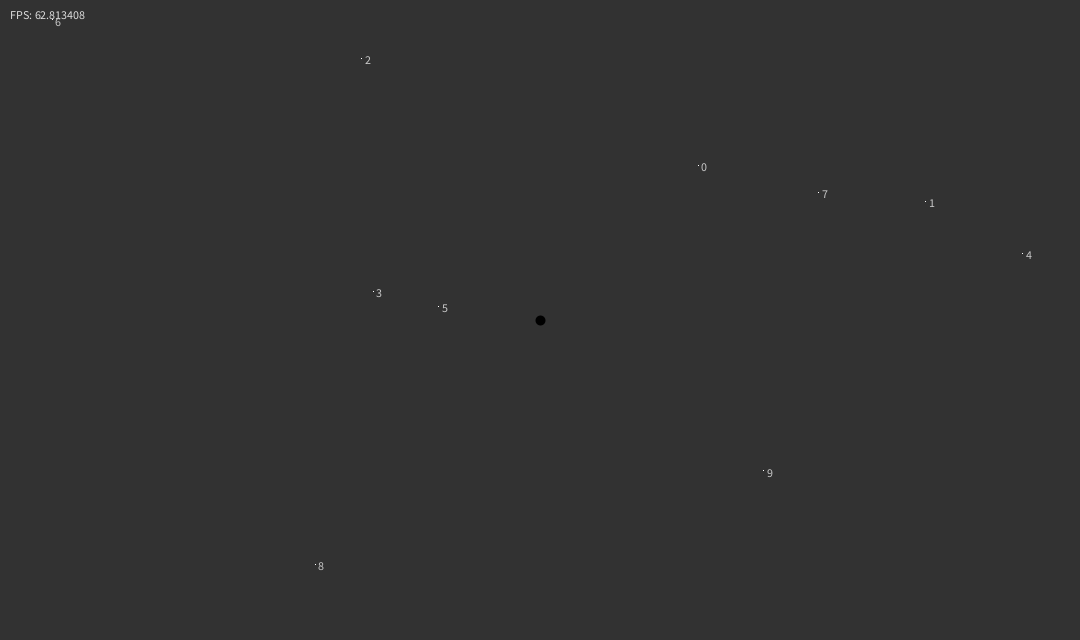
Frame 1 (no input)
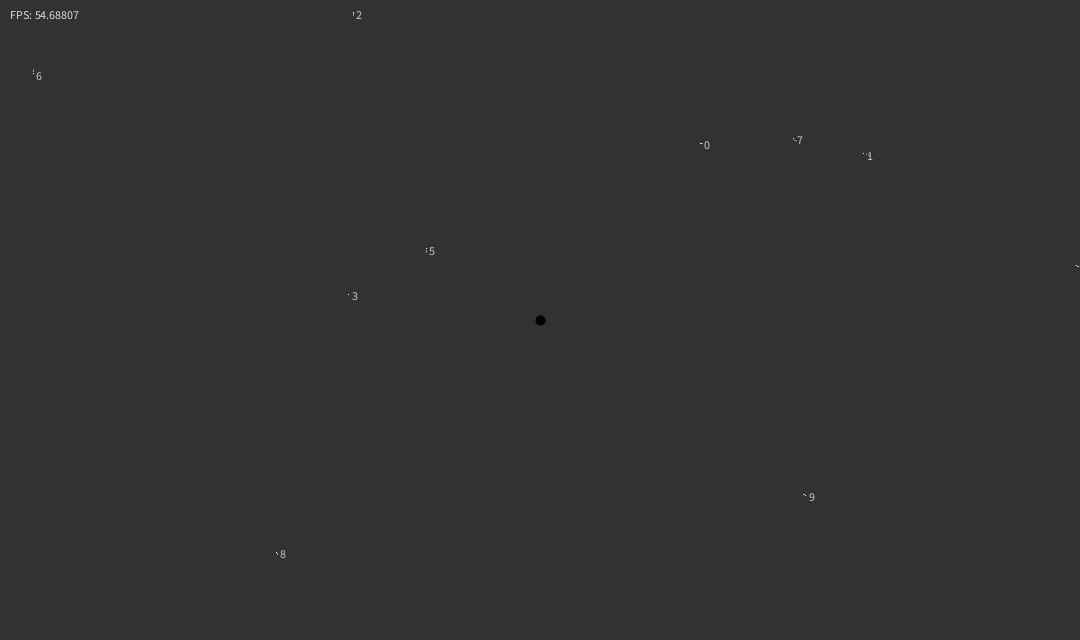
Frame 60 (the mouse pressed at the canvas centre just before this capture)
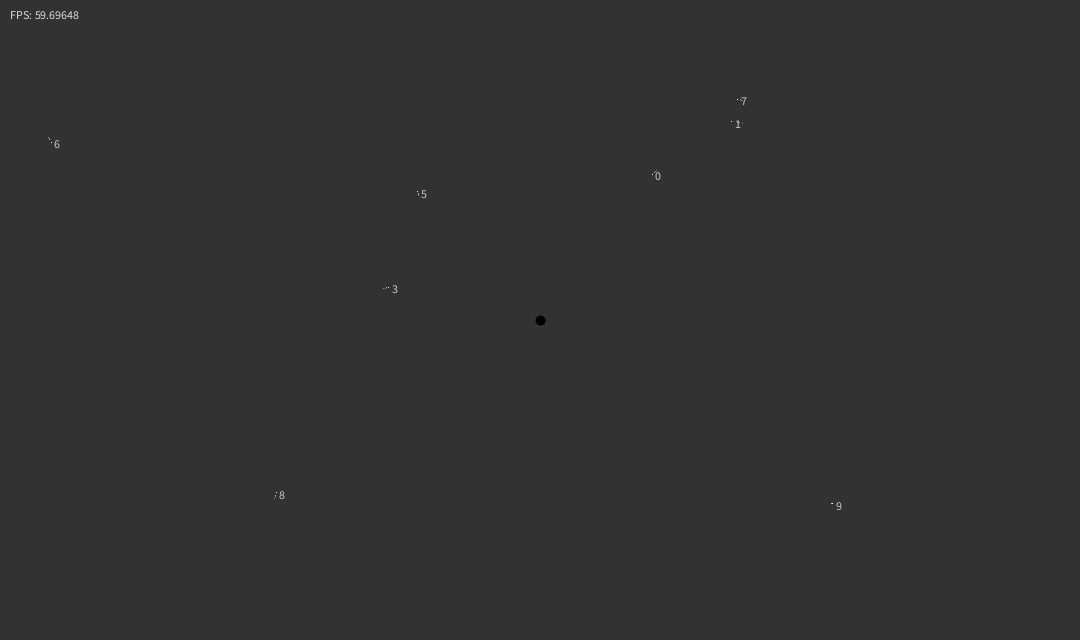
Frame 120 (the mouse held since frame 60 and released just before this capture)

The Processing sketch that drew these frames (run headless with seeded random() and noise(); from frame 60 on, the mouse is pressed at the canvas centre):

// Processing sketch: StarsImpactExplode
// ── StarsImpactExplode.pde
Blackhole[] bhs = new Blackhole[1];
ArrayList<Explosion> expl = new ArrayList<Explosion>();
Star[] stars = new Star[10];

void setup() {
    size(1080, 640);
    background(50);
    
    for (int i = 0; i < stars.length; i++) {
        stars[i] = new Star(floor(random(width)), floor(random(height)), random(5));
    }
    
    for (int i = 0; i < bhs.length; i++) {
        bhs[i] = new Blackhole(width / 2, height / 2, 5);
    }
}

void draw() {
    background(50);
    
    fill(220);
    noStroke();
    textAlign(LEFT, TOP);
    text("FPS: " + frameRate, 10, 10);
    
    // Update explosions
    for (int i = expl.size() - 1; i >= 0; i--) {
        Explosion exp = expl.get(i);
        exp.Update();
        exp.Render();
        
        if (exp.IsFinished()) {
            expl.remove(i);
        }
    }
    
    // Update and draw stars
    for (int i = 0; i < stars.length; i++) {
        // Do collision detection here. 
        Collisions();
        // If 2 stars collide, kill the stars, and replace with an explosion. 
        // An explosion will spread from the point of impact to a certain size, as each star intersects this explosion radius it is subjected to a repulsion force
        // The biggest the distance the weaker the force
        
        // If a star is at the end of its life, replace it with a new one
        if (stars[i].IsDead()) {
            stars[i] = new Star(floor(random(width)), floor(random(height)), random(1, 2));
        }
        
        stars[i].Update(bhs, stars, expl);
        stars[i].Render();
        fill(200);
        text(i, stars[i].pos.x + 3, stars[i].pos.y - 3);
    }
    
    // Draw blackholes
    for (int i = 0; i < bhs.length; i++) {
        bhs[i].Render();
    }
}

void Collisions() {
    for (int i = 0; i < stars.length - 1; i++) {
        for (int j = i + 1; j < stars.length; j++) {
            if (i != j && stars[i].CollidedWith(stars[j])) {
                //println("Bang! " + i + "-" + j);
                stars[i].Kill();
                stars[j].Kill();
                
                // Find mid point between stars and set explosion there
                PVector mid = PVector.sub(stars[i].pos, stars[j].pos);
                mid.div(2);
                PVector explosion = PVector.add(stars[i].pos, mid);
                expl.add(new Explosion(floor(explosion.x), floor(explosion.y)));
                
                //i = stars.length;
                j = stars.length;
            }
        }
    }
}
// ── Blackhole.pde
class Blackhole {
    PVector pos;
    //PVector vel;
    //PVector acc;
    
    float mass;
    
    public Blackhole(int x, int y, float m) {
        pos = new PVector(x, y);
        //vel = PVector.random2D();
        //acc = new PVector(0, 0);
        
        mass = m;
    }
    
    void Update() {
        
    }
    
    void Render() {
        stroke(0);
        strokeWeight(2 * mass);
        point(pos.x, pos.y);
    }
}
// ── Explosion.pde
class Explosion {
    PVector pos;
    int r;
    
    int life;
    
    public Explosion(int x, int y) {
        pos = new PVector(x, y);
        r = 1;
        life = 100;
    }
    
    boolean IsFinished() {
        return life <= 0;
    }
    
    void Update() {
        r++;
        life --;
    }
    
    void Render() {
        int alph = floor(map(life, 0, 100, 0, 100));
        fill(200, alph);
        noStroke();
        ellipse(pos.x, pos.y, r * 2, r * 2);
    }
}
// ── Star.pde
class Star {
    PVector pos;
    PVector[] tail;
    PVector lastPos;
    PVector vel;
    PVector acc;
    
    float mass;
    float life;
    float collisionRadius;
    
    public Star(int x, int y, float m) {
        pos = new PVector(x, y);
        vel = PVector.random2D();
        acc = new PVector(0, 0);
        
        tail = new PVector[5];
        lastPos = pos;
        
        // Initialise tail with all the same to start with to avoid nulls
        for (int i = 0; i < tail.length; i++) {
            tail[i] = pos;
        }
        
        mass = m;
        life = random(400, 800);
        
        collisionRadius = 5;
    }
    
    void AttractStars(Star[] stars) {
        for (Star s : stars) {
            if (s.pos != pos) {
                acc.add(Attract(s.pos, s.mass));
            }
        }
    }
    
    void AttractBlackholes(Blackhole[] bhs) {
        for (Blackhole b : bhs) {
            acc.add(Attract(b.pos, b.mass));
        }
    }
    
    public PVector Attract(PVector attractTo, float m) {
        PVector force = PVector.sub(attractTo, pos);                  // Calculate direction of force
        float d = force.mag();                                        // Distance between objects
        d = constrain(d, 10, 25.0);                                   // Limiting the distance to eliminate "extreme" results for very close or very far objects
        force.normalize();                                            // Normalize vector (distance doesn't matter here, we just want this vector for direction)
        float strength = (/*G*/0.3 * /*M2*/m * /*M1*/mass) / (d * d);   // Calculate gravitional force magnitude
        force.mult(strength);                                         // Get force vector --> magnitude * direction
        
        return force;
    }
    
    void RepelExplosions(ArrayList<Explosion> expl) {
        for (Explosion exp : expl) {
            PVector dist = PVector.sub(pos, exp.pos);
            if (dist.mag() < exp.r) {
                acc.add(Repel(exp.pos, exp.life / 5));
            }
        }
    }
    
    PVector Repel(PVector repelFrom, float m) {
        PVector force = PVector.sub(repelFrom, pos);                  // Calculate direction of force
        float d = force.mag();                                        // Distance between objects
        d = constrain(d, 10, 25.0);                                   // Limiting the distance to eliminate "extreme" results for very close or very far objects
        force.normalize();                                            // Normalize vector (distance doesn't matter here, we just want this vector for direction)
        float strength = (/*G*/0.3 * /*M2*/m * /*M1*/mass) / (d * d);   // Calculate gravitional force magnitude
        force.mult(-strength);                                         // Get force vector --> magnitude * direction
        
        return force;
    }
    
    boolean IsDead() {
        return life <= 0;
    }
    
    boolean CollidedWith(Star otherStar) {
        PVector distVec = PVector.sub(pos, otherStar.pos);
        return (distVec.mag() < (collisionRadius + otherStar.collisionRadius));
    }
    
    void Update(Blackhole[] bhs, Star[] stars, ArrayList<Explosion> expl) {
        // Get last pos
        lastPos = pos.copy();
        
        // Reset acceleration ready for new calculations
        acc.mult(0);
        // New acceleration calc
        AttractBlackholes(bhs);
        AttractStars(stars);
        RepelExplosions(expl);
        
        // Add acc to vel and update position
        vel.add(acc);
        
        vel.setMag(constrain(vel.mag(), 0, 3));

        pos.add(vel);
        
        // Reduce life
        life--;
    }
    
    void Kill() {
        life = 0;
    }
    
    void Render() {
        stroke(255);
        strokeWeight(1);
        point(pos.x, pos.y);
        
        // Draw and extend tail
        for (int i = tail.length - 2; i >= 0; i--) {
            int a = floor(map(i, 0, tail.length - 1, 255, 100));
            stroke(255, a);
            tail[i + 1] = i == 0 ? lastPos : tail[i];
            point(tail[i].x, tail[i].y);
        }
    }
}
